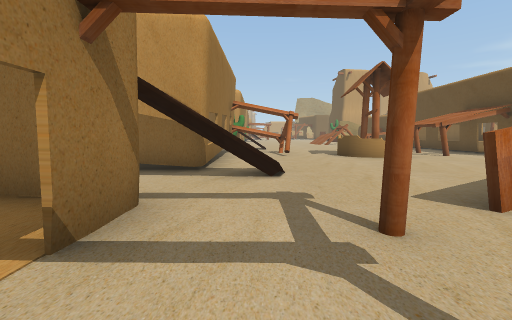
[1] (above)

24 first-person views from a walk through a 3-D level made in the Unity game engine. The camera is 1.3 m above the floor, tilts 6° down and sees 90° across. The floor is counted in squares, 2 m on a side. Each view is taken from the middle of a square. On the plan, view 1 faces up. The plan holds only what a view shows up to about 9 squares ahead; the rest is blank. The place goes on beyond the plan. Some animated figures are not drawn. Some surface patterns are stand-ins.

[2]
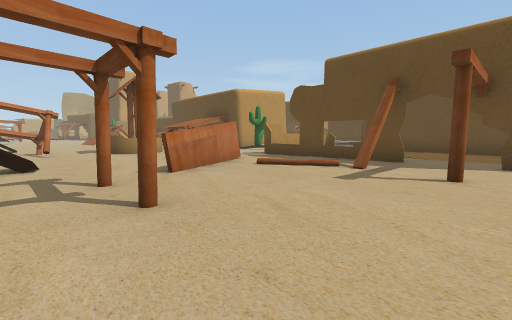

[3]
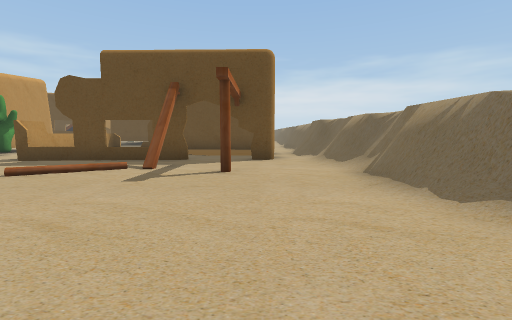

[4]
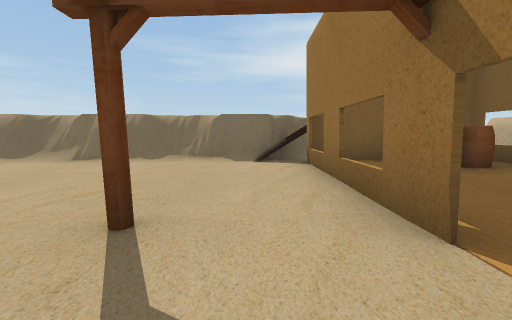

[5]
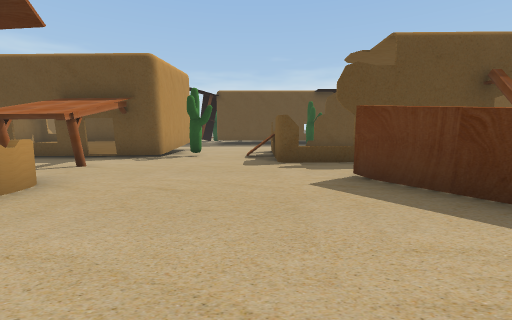

[6]
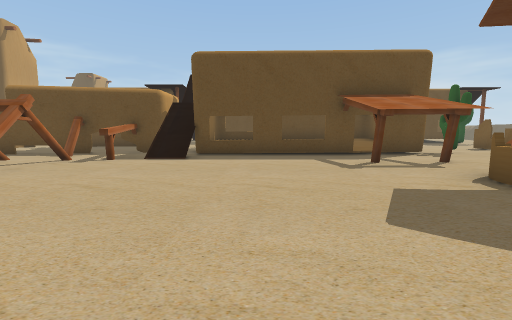

[7]
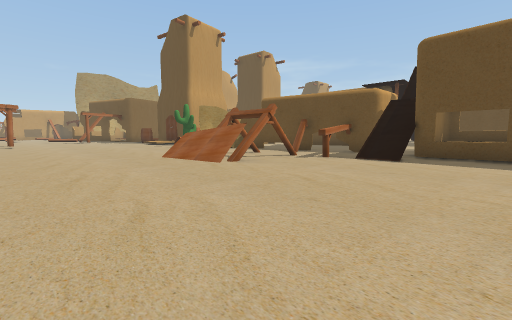

[8]
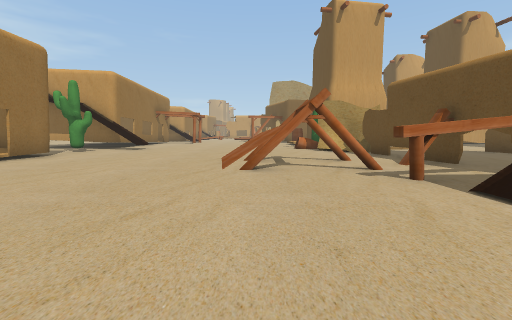

[9]
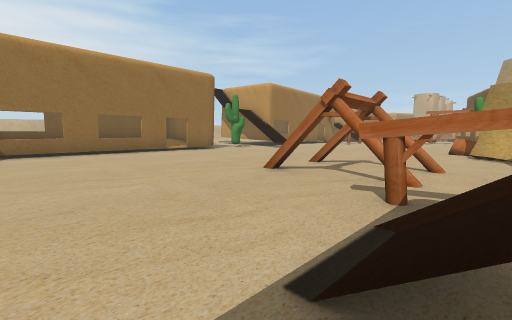

[10]
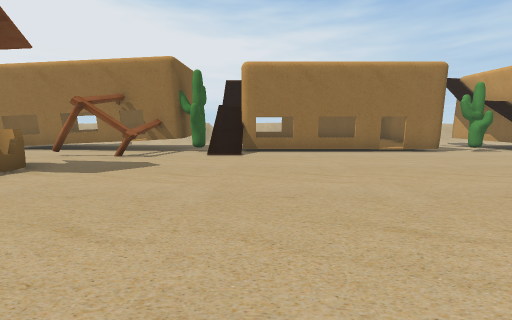

[11]
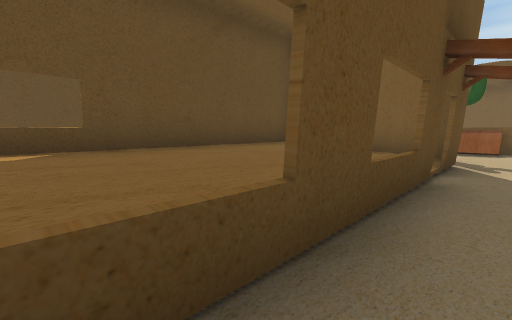

[12]
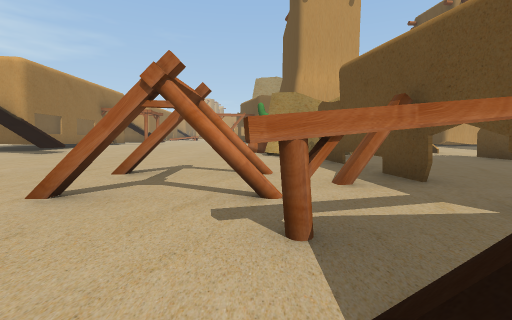

[13]
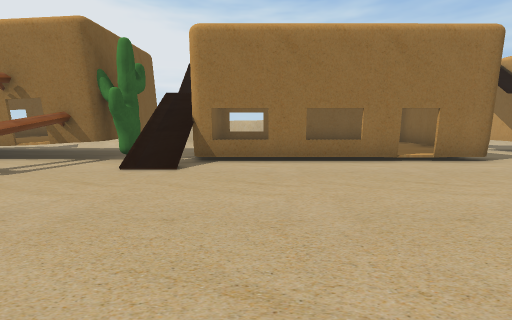

[14]
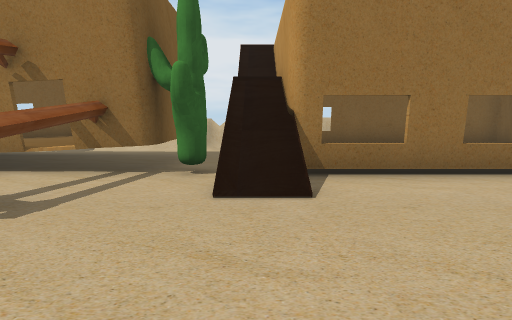

[15]
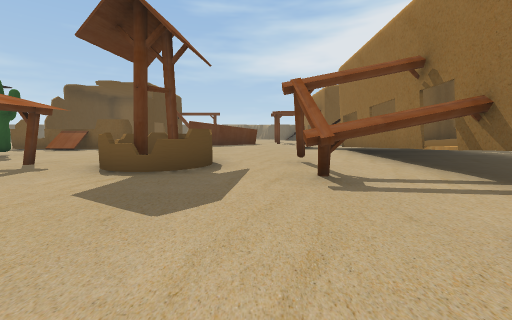

[16]
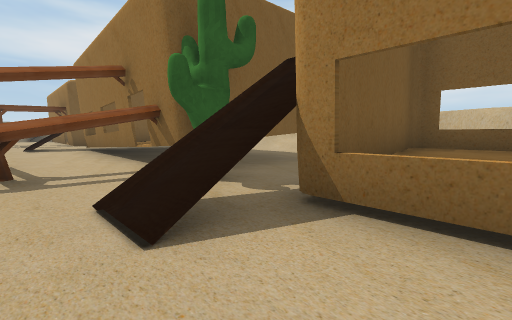

[17]
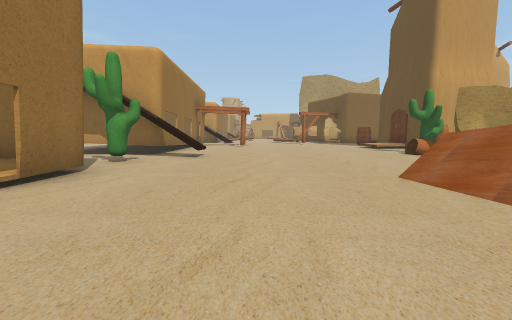

[18]
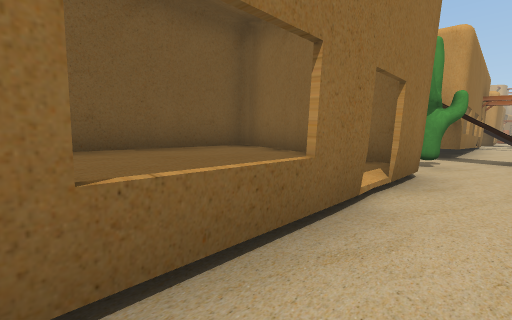

[19]
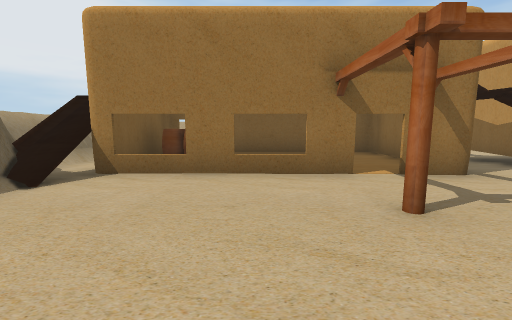

[20]
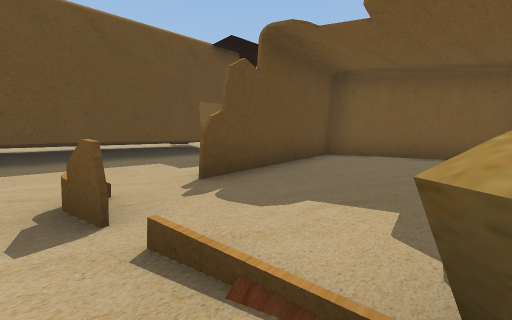

[21]
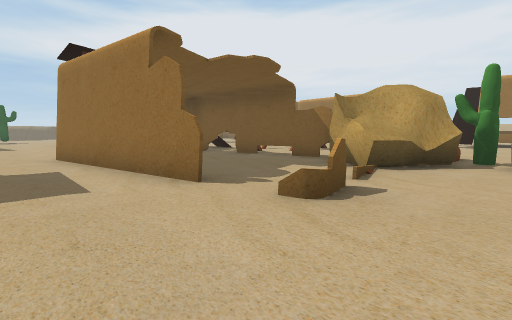

[22]
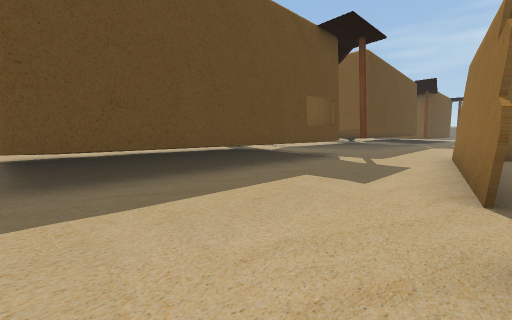

[23]
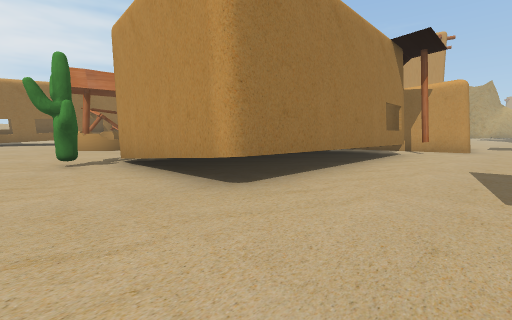

[24]
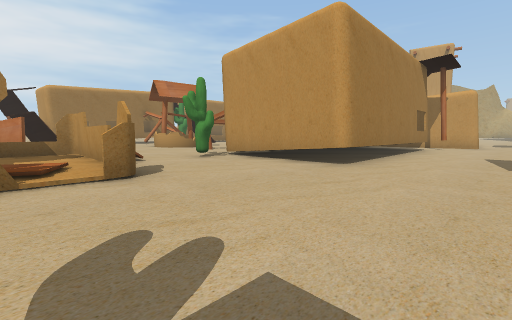

### Floor plan
Key: @ floor where view 1 was taken; # wall or solid block; x gap in a wall; . main floor; : floor 0.25 m higher than the main floor; + floor 0.5 m higher than the main floor; * floor 0.75 m higher than the main floor; % floor 2.5 m higher than the main floor; / step, stairs or slope; = window, fence, low wall or low ledge; ^ raised ledge; v drop or lower ground; O other object.
Columns run from 5 left of view 1 to 22 right of it. Each row starts with its distance up from view 1.
 25     =........O.......     .:
 24  ####.......OOO..#...#    .:
 23  ....#.......OOO.....#  ++.:
 22   ..O......../O...#..#  + .
 21 #####.........#...#..#  ++.
 20 #++:#....//...#...##.#
 19 #++:/.....///.#....#..
 18 #++:#...../.###....#.###
 17 #++:=.......####.###....
 16 #++:x..........###....^
 15 =++:=........######...
 14 #####.........=:+#... #
 13  ....#........#:+##.. #
 12  ...O.........#:++#.. #
 11  ###^#^.......#:++#..
 10    ^^....O....x:+*#..
  9   ^^#.#.O.O...x:+*#..
  8 .#^^^....O....#####..
  7 .#^^#.........O......
  6 .#^^^................
  5 .x^^##::.....//......
  4     ##::::..##=:#....
  3 #####:::##::#:::/....
  2 #+::#:#x#/::#
  1 # ::::::::::=
  0 #+::#@#:::#:#:::#
 -1 #+::#::::#::::::#
 -2 #+O:x:::::::#   #
 -3 # O:#:::::::::.
 -4 # ###=/=vv=====
 -5   //# //% /%

Positions as (right, up) in squares from view 1, and headings:
1: (0, 0), facing up
2: (0, -2), facing up-right
3: (0, -2), facing right
4: (0, 2), facing down
5: (1, 5), facing right
6: (1, 13), facing right
7: (1, 13), facing up-right
8: (5, 13), facing up
9: (8, 14), facing up-left
10: (8, 14), facing left
11: (8, 14), facing down-right
12: (7, 15), facing up
13: (5, 15), facing left
14: (3, 13), facing left
15: (2, 14), facing down
16: (1, 15), facing down-left
17: (2, 16), facing up
18: (0, 16), facing up-left
19: (3, -1), facing left
20: (10, 24), facing down-right
21: (15, 25), facing down-left
22: (13, 25), facing down-right
23: (15, 6), facing up-left
24: (15, 3), facing up-left
